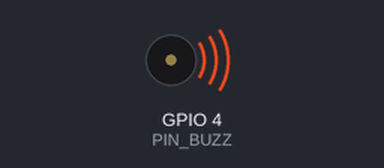
This sketch was run on a simulated ESP32-C3. Parts: buzzer (waves = sounding). What the sketch prints to the serial monitor is not drawn.

Above: at 1.18 s.
At 7.32 s:
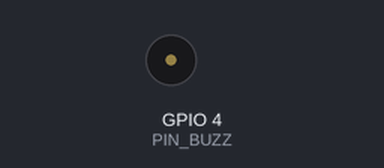
Timing chart, 0 to 10.6 s (numbered marks = the images above):
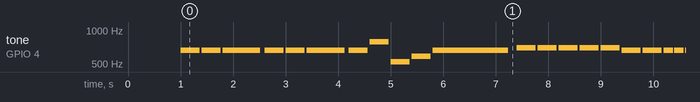

The sketch:

test03_buzzer.ino
```cpp
// ============================================================
// TEST 03 - BUZZER PASIVO (ESP32-C3 Super Mini)
// - Buzzer PASIVO en GPIO4 (modulo con transistor, o directo con
//   resistencia en serie). Se maneja con tone()/noTone() (LEDC),
//   igual que el firmware final del baston.
// - Melodia: Jingle Bells, en bucle.
// ============================================================
#define PIN_BUZZ 4

// Notas (frecuencias en Hz)
#define NOTE_C5 523
#define NOTE_D5 587
#define NOTE_E5 659
#define NOTE_F5 698
#define NOTE_G5 784
#define NOTE_R  0

int melodia[] = {
  NOTE_E5, NOTE_E5, NOTE_E5,
  NOTE_E5, NOTE_E5, NOTE_E5,
  NOTE_E5, NOTE_G5, NOTE_C5, NOTE_D5, NOTE_E5,
  NOTE_F5, NOTE_F5, NOTE_F5, NOTE_F5,
  NOTE_F5, NOTE_E5, NOTE_E5, NOTE_E5, NOTE_E5,
  NOTE_E5, NOTE_D5, NOTE_D5, NOTE_E5, NOTE_D5, NOTE_G5,
};

// 1 = redonda, 2 = blanca, 4 = negra, 8 = corchea, 16 = semicorchea
int duraciones[] = {
  4, 4, 2,
  4, 4, 2,
  4, 4, 4, 4, 1,
  4, 4, 4, 4,
  4, 4, 4, 8, 8,
  4, 4, 4, 4, 2, 2,
};

const int N_NOTAS = sizeof(melodia) / sizeof(melodia[0]);

void setup() {
  Serial.begin(115200);
  delay(1000);
  pinMode(PIN_BUZZ, OUTPUT);
  Serial.println("TEST03: BUZZER PASIVO (GPIO4)");
  Serial.println("Melodia: Jingle Bells (en bucle)");
}

void loop() {
  Serial.println("> Jingle Bells...");
  for (int i = 0; i < N_NOTAS; i++) {
    int durMs = 1600 / duraciones[i];  // negra = 400 ms (~150 BPM)
    if (melodia[i] != NOTE_R) {
      tone(PIN_BUZZ, melodia[i]);
    }
    delay((int)(durMs * 0.9));
    noTone(PIN_BUZZ);
    delay((int)(durMs * 0.1));
  }
  Serial.println("Fin de la melodia. Repitiendo en 2 s...");
  delay(2000);
}
```

Measured:
- by itself, tone on GPIO 4 (PIN_BUZZ): plays 659 Hz for 0.36 s, 659 Hz for 0.36 s, 659 Hz for 0.72 s, 659 Hz for 0.36 s, 659 Hz for 0.36 s, 659 Hz for 0.72 s … (231 notes in this stretch)
